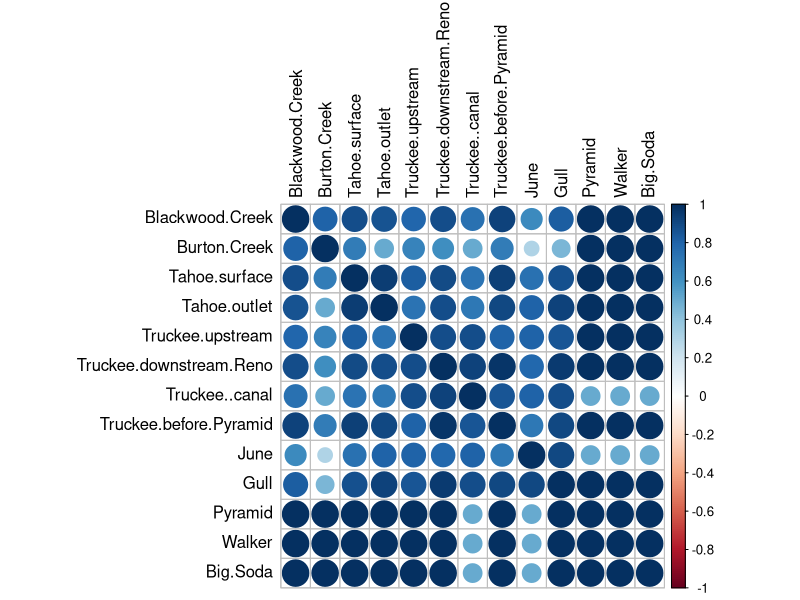

Generate this figure with R: (Note: this script raises an error after producing the figure.)
#------------------------------------------
#This code performs correlation analysis to study relationship among different nutrients, study site
#land covers, and between land cover and observed nutrient concentrations.
#Then the most influential land cover types are then used to develop OLS model to predict nutrient 
#concentrations using land cover percentage  as explanatory variable
#-----------------------------------------

#Uploading measured concentrations
#Nutrient type = row name, site name = column name
Analyte_conc<-read.csv(file="Analyte_conc.csv",sep=",",row.names=1,header=T) 

#### CORRELATION ANALYSIS ####

#Hmisc contains many functions useful for data analysis, including correlation analysis
library("Hmisc")
#Library for ploting correlation analysis results
library(corrplot)
#Analyzing correlation patterns among studied nutrient analytes
#Spearman correlation coefficient was used as it could not be assumed that relationship among variables
#is linear. Spearman correlation coefficient evaluates monotonic relationship among variables, which is a better fit
#to evaluate a relationship between environemnatal variables.
rcor_vals_spear=rcorr(as.matrix(Analyte_conc),type = c("spearman"))
corrplot(rcor_vals_spear$r,tl.col="black")
rcor_vals_spear_IC_site=rcorr(as.matrix(IC_data),type = c("spearman"))
corrplot(rcor_vals_spear_IC_site$r,tl.col="black")
rcor_vals_spear_no_salty_lakes=rcorr(as.matrix(Analyte_conc[,1:10]),type = c("spearman"))
corrplot(rcor_vals_spear_no_salty_lakes$r,tl.col="black")

#Concentrations split by detection method
Hach_data=t(Analyte_conc[1:3,])
IC_data=t(Analyte_conc[4:8,1:10])
#analyzing study site correlations separately based on analysis method
rcor_vals_spear_hach=rcorr(as.matrix(Hach_data),type = c("spearman"))
corrplot(rcor_vals_spear_hach$r,tl.col="black")
rcor_vals_spear_IC=rcorr(as.matrix(IC_data),type = c("spearman"))
corrplot(rcor_vals_spear_IC$r,tl.col="black")

#Analyzing co-occurance patterns among analyte concentrations
Analyte_conc_t=t(Analyte_conc)
#Changing column names 
colnames(Analyte_conc_t)=c('Phospohorus (mg/L)','Ammonia (mg/L)','Potassium (mg/L)','Fluoride (mg/L)',
                           'Chloride (mg/L)','Nitrate (mg/L)','Phosphate (mg/L)','Sulphate (mg/L')
rcor_vals_spear_analytes=rcorr(as.matrix(Analyte_conc_t),type = c("spearman"))
corrplot(rcor_vals_spear_analytes$r,tl.col="black")

#Analyzing study site land cover correlations
Land_cover<-read.csv(file="Land_cover_data.csv",sep=",",row.names=1,header=T) 
land_vals_spear=rcorr(as.matrix(Land_cover),type = c("spearman"))
corrplot(land_vals_spear$r,tl.col="black")

#Removing 2 sites that do not have land use data
Analyte_land_t=Analyte_conc_t[-c(3,9),]
Land_t=t(Land_cover)
#Another function that can be used to perform correlation analysis - cor
#It is more convenient to use when distict correlations between two sets are analyzed, as it does not report 
#correlation values for each dataset, but reports only correlations between two sets
cor_mat_clim_spear=cor(Analyte_land_t,Land_t,use="pairwise.complete.obs",method = c("spearman"))
corrplot(cor_mat_clim_spear,tl.col="black")

#Using rcorr function calculates correlation between two sets in addition to correlations among columns in two 
#analyzed datasets. 
rcor_vals_spear_analyte_land=rcorr(as.matrix(cbind(Analyte_land_t,Land_t)),type = c("spearman"))
corrplot(rcor_vals_spear_analyte_land$r,tl.col="black")
#Results using cor function are identical to values in the upper right quadrant produced using rcorr function
View(rcor_vals_spear_analyte_land$r)
View(cor_mat_clim_spear)

#### end ####
#------------------------------
#### MODELING ####
#Model for each nutrient is developed separately, as land cover influence on observed concentrations will vary 
#from compound to compound
#In total, 3 different linear models were created: nitrate, ammonia, sulphate

############  Nitrate Model

#Analyzing relationship between concnetrations and different land cover types
plot(Land_t[,4],Analyte_land_t[,6],pch=20,xlab=paste("Forested Land Cover %"),ylab=paste("Nitrate (mg/L)"))
#adding linear trend
abline(glm(Analyte_land_t[,6]~Land_t[,4]), col="blue",lwd=1,lty=2)

plot(Land_t[,2],Analyte_land_t[,6],pch=20,xlab=paste("Developed Land Cover %"),ylab=paste("Nitrate (mg/L)"))
abline(glm(Analyte_land_t[,6]~Land_t[,2]), col="blue",lwd=1,lty=2)

plot(Land_t[,5],Analyte_land_t[,6],pch=20,xlab=paste("Shrub Land Cover %"),ylab=paste("Nitrate (mg/L)"))
abline(glm(Analyte_land_t[,6]~Land_t[,5]), col="blue",lwd=1,lty=2)

plot(Land_t[,6],Analyte_land_t[,6],pch=20,xlab=paste("Herbaceous Land Cover %"),ylab=paste("Nitrate (mg/L)"))
abline(glm(Analyte_land_t[,6]~Land_t[,6]), col="blue",lwd=1,lty=2)

plot(Land_t[,7],Analyte_land_t[,6],pch=20,xlab=paste("Hay/Pasture Land Cover %"),ylab=paste("Nitrate (mg/L)"))
abline(glm(Analyte_land_t[,6]~Land_t[,7]), col="blue",lwd=1,lty=2)

plot(Land_t[,8],Analyte_land_t[,6],pch=20,xlab=paste("Cultivated Crops Land Cover %"),ylab=paste("Nitrate (mg/L)"))
abline(glm(Analyte_land_t[,6]~Land_t[,8]), col="blue",lwd=1,lty=2)

#Predictive OLS model for nitrate
#6 explanatory variables are used to predict nitrate concetrations in surface water:
#Forested, developed, shrub, herbaceous, hay/pasture, cultivated crops
Nitrate_model=lm(Analyte_land_t[,6]~Land_t[,4]+Land_t[,2]+Land_t[,5]+Land_t[,6]+Land_t[,7]+Land_t[,8])
summary(Nitrate_model)$r.squared
#Ploting results
plot(Analyte_land_t[1:8,6],Nitrate_model$fitted.values,pch=20,ylab=paste("Predicted Conc. (mg/L)"),xlab=paste("Nitrate (mg/L)"))
abline(glm(Nitrate_model$fitted.values~Analyte_land_t[1:8,6]), col="blue",lwd=1,lty=2)

############  Ammonia Model
plot(Land_t[,4],Analyte_land_t[,2],pch=20,xlab=paste("Forested Land Cover %"),ylab=paste("Ammonia (mg/L)"))
abline(glm(Analyte_land_t[,2]~Land_t[,4]), col="blue",lwd=1,lty=2)

plot(Land_t[,2],Analyte_land_t[,2],pch=20,xlab=paste("Developed Land Cover %"),ylab=paste("Ammonia (mg/L)"))
abline(glm(Analyte_land_t[,2]~Land_t[,2]), col="blue",lwd=1,lty=2)

plot(Land_t[,5],Analyte_land_t[,2],pch=20,xlab=paste("Shrub Land Cover %"),ylab=paste("Ammonia (mg/L)"))
abline(glm(Analyte_land_t[,2]~Land_t[,5]), col="blue",lwd=1,lty=2)

plot(Land_t[,6],Analyte_land_t[,2],pch=20,xlab=paste("Herbaceous Land Cover %"),ylab=paste("Ammonia (mg/L)"))
abline(glm(Analyte_land_t[,2]~Land_t[,6]), col="blue",lwd=1,lty=2)

plot(Land_t[,7],Analyte_land_t[,2],pch=20,xlab=paste("Hay/Pasture Land Cover %"),ylab=paste("Ammonia (mg/L)"))
abline(glm(Analyte_land_t[,2]~Land_t[,7]), col="blue",lwd=1,lty=2)

plot(Land_t[,8],Analyte_land_t[,2],pch=20,xlab=paste("Cultivated Crops Land Cover %"),ylab=paste("Ammonia (mg/L)"))
abline(glm(Analyte_land_t[,2]~Land_t[,8]), col="blue",lwd=1,lty=2)

Ammonia_model=lm(Analyte_land_t[,2]~Land_t[,4]+Land_t[,2]+Land_t[,5]+Land_t[,6]+Land_t[,7]+Land_t[,8])
summary(Ammonia_model)$r.squared
plot(Analyte_land_t[,2],Ammonia_model$fitted.values,pch=20,ylab=paste("Predicted Conc. (mg/L)"),xlab=paste("Ammonia (mg/L)"))
abline(glm(Ammonia_model$fitted.values~Analyte_land_t[,2]), col="blue",lwd=1,lty=2)

#Reducing number of explanatory variables. Only including variables that were identified as significant in the 
#model above
Ammonia_model2=lm(Analyte_land_t[,2]~Land_t[,2]+Land_t[,6]+Land_t[,8])
summary(Ammonia_model2)$r.squared
plot(Analyte_land_t[,2],Ammonia_model2$fitted.values,pch=20,ylab=paste("Predicted Conc. (mg/L)"),xlab=paste("Ammonia (mg/L)"))
abline(glm(Ammonia_model2$fitted.values~Analyte_land_t[,2]), col="blue",lwd=1,lty=2)

############ Sulphate Model
plot(Land_t[,4],Analyte_land_t[,8],pch=20,xlab=paste("Forested Land Cover %"),ylab=paste("Sulfate (mg/L)"))
abline(glm(Analyte_land_t[,8]~Land_t[,4]), col="blue",lwd=1,lty=2)

plot(Land_t[,2],Analyte_land_t[,8],pch=20,xlab=paste("Developed Land Cover %"),ylab=paste("Sulfate (mg/L)"))
abline(glm(Analyte_land_t[,8]~Land_t[,2]), col="blue",lwd=1,lty=2)

plot(Land_t[,5],Analyte_land_t[,8],pch=20,xlab=paste("Shrub Land Cover %"),ylab=paste("Sulfate (mg/L)"))
abline(glm(Analyte_land_t[,8]~Land_t[,5]), col="blue",lwd=1,lty=2)

plot(Land_t[,6],Analyte_land_t[,8],pch=20,xlab=paste("Herbaceous Land Cover %"),ylab=paste("Sulphate (mg/L)"))
abline(glm(Analyte_land_t[,8]~Land_t[,6]), col="blue",lwd=1,lty=2)

plot(Land_t[,7],Analyte_land_t[,8],pch=20,xlab=paste("Hay/Pasture Land Cover %"),ylab=paste("Sulphate (mg/L)"))
abline(glm(Analyte_land_t[,8]~Land_t[,7]), col="blue",lwd=1,lty=2)

plot(Land_t[,8],Analyte_land_t[,8],pch=20,xlab=paste("Cultivated Crops Land Cover %"),ylab=paste("Sulphate (mg/L)"))
abline(glm(Analyte_land_t[,8]~Land_t[,8]), col="blue",lwd=1,lty=2)

Suplhate_model=lm(Analyte_land_t[,8]~Land_t[,4]+Land_t[,2]+Land_t[,5]+Land_t[,6]+Land_t[,7]+Land_t[,8])
summary(Suplhate_model)$r.squared
plot(Analyte_land_t[1:8,8],Suplhate_model$fitted.values,pch=20,ylab=paste("Predicted Conc. (mg/L)"),xlab=paste("Sulfate (mg/L)"))
abline(glm(Suplhate_model$fitted.values~Analyte_land_t[1:8,8]), col="blue",lwd=1,lty=2)

#Simplified model
Sulphate_model2=lm(Analyte_land_t[,8]~Land_t[,4]+Land_t[,2]+Land_t[,5])
summary(Sulphate_model2)$r.squared
plot(Analyte_land_t[1:8,8],Sulphate_model2$fitted.values,pch=20,ylab=paste("Predicted Conc. (mg/L)"),xlab=paste("Sulfate (mg/L)"))
abline(glm(Sulphate_model2$fitted.values~Analyte_land_t[1:8,8]), col="blue",lwd=1,lty=2)

#### end ####
